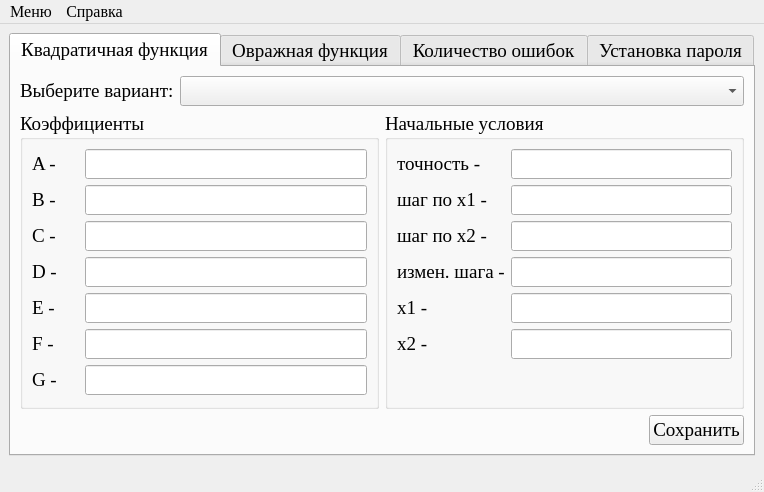
<?xml version="1.0" encoding="UTF-8"?>
<ui version="4.0">
 <class>MainWindow</class>
 <widget class="QMainWindow" name="MainWindow">
  <property name="geometry">
   <rect>
    <x>0</x>
    <y>0</y>
    <width>764</width>
    <height>473</height>
   </rect>
  </property>
  <property name="maximumSize">
   <size>
    <width>16777215</width>
    <height>500</height>
   </size>
  </property>
  <property name="font">
   <font>
    <family>Times New Roman</family>
    <pointsize>14</pointsize>
   </font>
  </property>
  <property name="windowTitle">
   <string>Методы оптимизации 2010 - задание вариантов</string>
  </property>
  <property name="windowIcon">
   <iconset resource="data.qrc">
    <normaloff>:/icon/icon.bmp</normaloff>:/icon/icon.bmp</iconset>
  </property>
  <widget class="QWidget" name="centralwidget">
   <layout class="QGridLayout" name="gridLayout">
    <item row="0" column="0">
     <widget class="QTabWidget" name="tabWidget">
      <property name="currentIndex">
       <number>0</number>
      </property>
      <widget class="QWidget" name="quadFunction">
       <attribute name="title">
        <string>Квадратичная функция</string>
       </attribute>
       <layout class="QGridLayout" name="gridLayout_8">
        <item row="0" column="0">
         <layout class="QGridLayout" name="gridLayout_7">
          <item row="0" column="0" colspan="2">
           <layout class="QHBoxLayout" name="horizontalLayout" stretch="0,1">
            <item>
             <widget class="QLabel" name="label">
              <property name="text">
               <string>Выберите вариант:</string>
              </property>
             </widget>
            </item>
            <item>
             <widget class="QComboBox" name="comboBox"/>
            </item>
           </layout>
          </item>
          <item row="1" column="0">
           <widget class="QGroupBox" name="quadKoef">
            <property name="title">
             <string>Коэффициенты</string>
            </property>
            <layout class="QGridLayout" name="gridLayout_4">
             <item row="0" column="0">
              <layout class="QVBoxLayout" name="verticalLayout_3">
               <item>
                <layout class="QGridLayout" name="gridLayout_2" rowstretch="1,1,1,1,1,1,1" columnstretch="1,6">
                 <item row="0" column="0">
                  <widget class="QLabel" name="label_2">
                   <property name="text">
                    <string>A -</string>
                   </property>
                  </widget>
                 </item>
                 <item row="0" column="1">
                  <widget class="QLineEdit" name="a">
                   <property name="text">
                    <string/>
                   </property>
                  </widget>
                 </item>
                 <item row="1" column="0">
                  <widget class="QLabel" name="label_3">
                   <property name="text">
                    <string>B -</string>
                   </property>
                  </widget>
                 </item>
                 <item row="1" column="1">
                  <widget class="QLineEdit" name="b">
                   <property name="text">
                    <string/>
                   </property>
                  </widget>
                 </item>
                 <item row="2" column="0">
                  <widget class="QLabel" name="label_4">
                   <property name="text">
                    <string>C -</string>
                   </property>
                  </widget>
                 </item>
                 <item row="2" column="1">
                  <widget class="QLineEdit" name="c">
                   <property name="text">
                    <string/>
                   </property>
                  </widget>
                 </item>
                 <item row="3" column="0">
                  <widget class="QLabel" name="label_5">
                   <property name="text">
                    <string>D -</string>
                   </property>
                  </widget>
                 </item>
                 <item row="3" column="1">
                  <widget class="QLineEdit" name="d">
                   <property name="text">
                    <string/>
                   </property>
                  </widget>
                 </item>
                 <item row="4" column="0">
                  <widget class="QLabel" name="label_6">
                   <property name="text">
                    <string>E -</string>
                   </property>
                  </widget>
                 </item>
                 <item row="4" column="1">
                  <widget class="QLineEdit" name="e">
                   <property name="text">
                    <string/>
                   </property>
                  </widget>
                 </item>
                 <item row="5" column="0">
                  <widget class="QLabel" name="label_7">
                   <property name="text">
                    <string>F -</string>
                   </property>
                  </widget>
                 </item>
                 <item row="5" column="1">
                  <widget class="QLineEdit" name="f">
                   <property name="text">
                    <string/>
                   </property>
                  </widget>
                 </item>
                 <item row="6" column="0">
                  <widget class="QLabel" name="label_8">
                   <property name="text">
                    <string>G -</string>
                   </property>
                  </widget>
                 </item>
                 <item row="6" column="1">
                  <widget class="QLineEdit" name="g">
                   <property name="text">
                    <string/>
                   </property>
                  </widget>
                 </item>
                </layout>
               </item>
               <item>
                <spacer name="verticalSpacer_3">
                 <property name="orientation">
                  <enum>Qt::Vertical</enum>
                 </property>
                 <property name="sizeHint" stdset="0">
                  <size>
                   <width>20</width>
                   <height>40</height>
                  </size>
                 </property>
                </spacer>
               </item>
              </layout>
             </item>
            </layout>
           </widget>
          </item>
          <item row="1" column="1">
           <widget class="QGroupBox" name="quadSimpleCon">
            <property name="title">
             <string>Начальные условия</string>
            </property>
            <layout class="QGridLayout" name="gridLayout_6">
             <item row="0" column="0">
              <layout class="QVBoxLayout" name="verticalLayout_4">
               <item>
                <layout class="QGridLayout" name="gridLayout_5" rowstretch="1,1,1,1,1,1" columnstretch="1,5">
                 <item row="0" column="0">
                  <widget class="QLabel" name="label_9">
                   <property name="text">
                    <string>точность -</string>
                   </property>
                  </widget>
                 </item>
                 <item row="0" column="1">
                  <widget class="QLineEdit" name="accuracy">
                   <property name="text">
                    <string/>
                   </property>
                  </widget>
                 </item>
                 <item row="1" column="0">
                  <widget class="QLabel" name="label_10">
                   <property name="text">
                    <string>шаг по х1 -</string>
                   </property>
                  </widget>
                 </item>
                 <item row="1" column="1">
                  <widget class="QLineEdit" name="stepx1">
                   <property name="text">
                    <string/>
                   </property>
                  </widget>
                 </item>
                 <item row="2" column="0">
                  <widget class="QLabel" name="label_11">
                   <property name="text">
                    <string>шаг по х2 -</string>
                   </property>
                  </widget>
                 </item>
                 <item row="2" column="1">
                  <widget class="QLineEdit" name="stepx2">
                   <property name="text">
                    <string/>
                   </property>
                  </widget>
                 </item>
                 <item row="3" column="0">
                  <widget class="QLabel" name="label_12">
                   <property name="text">
                    <string>измен. шага -</string>
                   </property>
                  </widget>
                 </item>
                 <item row="3" column="1">
                  <widget class="QLineEdit" name="stepChange">
                   <property name="text">
                    <string/>
                   </property>
                  </widget>
                 </item>
                 <item row="4" column="0">
                  <widget class="QLabel" name="label_13">
                   <property name="text">
                    <string>х1 -</string>
                   </property>
                  </widget>
                 </item>
                 <item row="4" column="1">
                  <widget class="QLineEdit" name="x1">
                   <property name="text">
                    <string/>
                   </property>
                  </widget>
                 </item>
                 <item row="5" column="0">
                  <widget class="QLabel" name="label_14">
                   <property name="text">
                    <string>х2 -</string>
                   </property>
                  </widget>
                 </item>
                 <item row="5" column="1">
                  <widget class="QLineEdit" name="x2">
                   <property name="text">
                    <string/>
                   </property>
                  </widget>
                 </item>
                </layout>
               </item>
               <item>
                <spacer name="verticalSpacer_4">
                 <property name="orientation">
                  <enum>Qt::Vertical</enum>
                 </property>
                 <property name="sizeHint" stdset="0">
                  <size>
                   <width>20</width>
                   <height>40</height>
                  </size>
                 </property>
                </spacer>
               </item>
              </layout>
             </item>
            </layout>
           </widget>
          </item>
          <item row="2" column="0" colspan="2">
           <layout class="QHBoxLayout" name="horizontalLayout_3">
            <item>
             <spacer name="horizontalSpacer">
              <property name="orientation">
               <enum>Qt::Horizontal</enum>
              </property>
              <property name="sizeHint" stdset="0">
               <size>
                <width>40</width>
                <height>20</height>
               </size>
              </property>
             </spacer>
            </item>
            <item>
             <widget class="QPushButton" name="save_button">
              <property name="text">
               <string>Сохранить</string>
              </property>
             </widget>
            </item>
           </layout>
          </item>
         </layout>
        </item>
       </layout>
      </widget>
      <widget class="QWidget" name="ravinFunction">
       <attribute name="title">
        <string>Овражная функция</string>
       </attribute>
       <layout class="QGridLayout" name="gridLayout_13">
        <item row="0" column="0">
         <layout class="QGridLayout" name="gridLayout_12">
          <item row="0" column="0" colspan="2">
           <layout class="QHBoxLayout" name="horizontalLayout_2" stretch="0,1">
            <item>
             <widget class="QLabel" name="label_15">
              <property name="text">
               <string>Выберите вариант:</string>
              </property>
             </widget>
            </item>
            <item>
             <widget class="QComboBox" name="comboBox_ravin"/>
            </item>
           </layout>
          </item>
          <item row="1" column="0">
           <widget class="QGroupBox" name="ravinKoef">
            <property name="title">
             <string>Коэффициенты</string>
            </property>
            <layout class="QGridLayout" name="gridLayout_9">
             <item row="0" column="0">
              <layout class="QVBoxLayout" name="verticalLayout">
               <item>
                <layout class="QGridLayout" name="gridLayout_3" columnstretch="1,6">
                 <item row="0" column="0">
                  <widget class="QLabel" name="label_22">
                   <property name="text">
                    <string>A -</string>
                   </property>
                  </widget>
                 </item>
                 <item row="0" column="1">
                  <widget class="QLineEdit" name="a_ravin">
                   <property name="text">
                    <string/>
                   </property>
                  </widget>
                 </item>
                 <item row="1" column="0">
                  <widget class="QLabel" name="label_23">
                   <property name="text">
                    <string>B -</string>
                   </property>
                  </widget>
                 </item>
                 <item row="1" column="1">
                  <widget class="QLineEdit" name="b_ravin">
                   <property name="text">
                    <string/>
                   </property>
                  </widget>
                 </item>
                </layout>
               </item>
               <item>
                <spacer name="verticalSpacer">
                 <property name="orientation">
                  <enum>Qt::Vertical</enum>
                 </property>
                 <property name="sizeHint" stdset="0">
                  <size>
                   <width>20</width>
                   <height>40</height>
                  </size>
                 </property>
                </spacer>
               </item>
              </layout>
             </item>
            </layout>
           </widget>
          </item>
          <item row="1" column="1">
           <widget class="QGroupBox" name="ravinSimpleCon">
            <property name="title">
             <string>Начальные условия</string>
            </property>
            <layout class="QGridLayout" name="gridLayout_11">
             <item row="0" column="0">
              <layout class="QVBoxLayout" name="verticalLayout_2">
               <item>
                <layout class="QGridLayout" name="gridLayout_10" columnstretch="1,5">
                 <item row="0" column="0">
                  <widget class="QLabel" name="label_16">
                   <property name="text">
                    <string>точность -</string>
                   </property>
                  </widget>
                 </item>
                 <item row="0" column="1">
                  <widget class="QLineEdit" name="accuracy_ravin">
                   <property name="text">
                    <string/>
                   </property>
                  </widget>
                 </item>
                 <item row="1" column="0">
                  <widget class="QLabel" name="label_17">
                   <property name="text">
                    <string>шаг по х1 -</string>
                   </property>
                  </widget>
                 </item>
                 <item row="1" column="1">
                  <widget class="QLineEdit" name="stepx1_ravin">
                   <property name="text">
                    <string/>
                   </property>
                  </widget>
                 </item>
                 <item row="2" column="0">
                  <widget class="QLabel" name="label_18">
                   <property name="text">
                    <string>шаг по х2 -</string>
                   </property>
                  </widget>
                 </item>
                 <item row="2" column="1">
                  <widget class="QLineEdit" name="stepx2_ravin">
                   <property name="text">
                    <string/>
                   </property>
                  </widget>
                 </item>
                 <item row="3" column="0">
                  <widget class="QLabel" name="label_19">
                   <property name="text">
                    <string>измен. шага -</string>
                   </property>
                  </widget>
                 </item>
                 <item row="3" column="1">
                  <widget class="QLineEdit" name="stepChange_ravin">
                   <property name="text">
                    <string/>
                   </property>
                  </widget>
                 </item>
                 <item row="4" column="0">
                  <widget class="QLabel" name="label_20">
                   <property name="text">
                    <string>х1 -</string>
                   </property>
                  </widget>
                 </item>
                 <item row="4" column="1">
                  <widget class="QLineEdit" name="x1_ravin">
                   <property name="text">
                    <string/>
                   </property>
                  </widget>
                 </item>
                 <item row="5" column="0">
                  <widget class="QLabel" name="label_21">
                   <property name="text">
                    <string>х2 -</string>
                   </property>
                  </widget>
                 </item>
                 <item row="5" column="1">
                  <widget class="QLineEdit" name="x2_ravin">
                   <property name="text">
                    <string/>
                   </property>
                  </widget>
                 </item>
                </layout>
               </item>
               <item>
                <spacer name="verticalSpacer_2">
                 <property name="orientation">
                  <enum>Qt::Vertical</enum>
                 </property>
                 <property name="sizeHint" stdset="0">
                  <size>
                   <width>20</width>
                   <height>17</height>
                  </size>
                 </property>
                </spacer>
               </item>
              </layout>
             </item>
            </layout>
           </widget>
          </item>
          <item row="2" column="0" colspan="2">
           <layout class="QHBoxLayout" name="horizontalLayout_4">
            <item>
             <spacer name="horizontalSpacer_2">
              <property name="orientation">
               <enum>Qt::Horizontal</enum>
              </property>
              <property name="sizeHint" stdset="0">
               <size>
                <width>40</width>
                <height>20</height>
               </size>
              </property>
             </spacer>
            </item>
            <item>
             <widget class="QPushButton" name="save_button_ravin">
              <property name="text">
               <string>Сохранить</string>
              </property>
             </widget>
            </item>
           </layout>
          </item>
         </layout>
        </item>
       </layout>
      </widget>
      <widget class="QWidget" name="maxError">
       <attribute name="title">
        <string>Количество ошибок</string>
       </attribute>
       <layout class="QGridLayout" name="gridLayout_14">
        <item row="0" column="0">
         <layout class="QVBoxLayout" name="verticalLayout_5">
          <item>
           <layout class="QFormLayout" name="formLayout">
            <item row="0" column="0">
             <widget class="QLabel" name="label_24">
              <property name="text">
               <string>Покоординатный спуск с дискретным шагом</string>
              </property>
             </widget>
            </item>
            <item row="0" column="1">
             <widget class="QLineEdit" name="CWdescent_fix"/>
            </item>
            <item row="1" column="0">
             <widget class="QLabel" name="label_25">
              <property name="text">
               <string>Покоординатный спуск с мин. по направлению</string>
              </property>
             </widget>
            </item>
            <item row="1" column="1">
             <widget class="QLineEdit" name="CWdescent_md"/>
            </item>
            <item row="2" column="0">
             <widget class="QLabel" name="label_26">
              <property name="text">
               <string>Наискорейший спуск</string>
              </property>
             </widget>
            </item>
            <item row="2" column="1">
             <widget class="QLineEdit" name="FasterDescent"/>
            </item>
            <item row="3" column="0">
             <widget class="QLabel" name="label_27">
              <property name="text">
               <string>Метод Хука-Дживса</string>
              </property>
             </widget>
            </item>
            <item row="3" column="1">
             <widget class="QLineEdit" name="HuGi"/>
            </item>
            <item row="4" column="0">
             <widget class="QLabel" name="label_28">
              <property name="text">
               <string>Метод Нелдера-Мида</string>
              </property>
             </widget>
            </item>
            <item row="4" column="1">
             <widget class="QLineEdit" name="NeMi"/>
            </item>
            <item row="5" column="0">
             <widget class="QLabel" name="label_29">
              <property name="text">
               <string>Метод Ньютона</string>
              </property>
             </widget>
            </item>
            <item row="5" column="1">
             <widget class="QLineEdit" name="NotWen"/>
            </item>
           </layout>
          </item>
          <item>
           <spacer name="verticalSpacer_5">
            <property name="orientation">
             <enum>Qt::Vertical</enum>
            </property>
            <property name="sizeHint" stdset="0">
             <size>
              <width>20</width>
              <height>40</height>
             </size>
            </property>
           </spacer>
          </item>
          <item>
           <layout class="QHBoxLayout" name="horizontalLayout_5">
            <item>
             <spacer name="horizontalSpacer_3">
              <property name="orientation">
               <enum>Qt::Horizontal</enum>
              </property>
              <property name="sizeHint" stdset="0">
               <size>
                <width>40</width>
                <height>20</height>
               </size>
              </property>
             </spacer>
            </item>
            <item>
             <widget class="QPushButton" name="save_button_err">
              <property name="text">
               <string>Сохранить</string>
              </property>
             </widget>
            </item>
           </layout>
          </item>
         </layout>
        </item>
       </layout>
      </widget>
      <widget class="QWidget" name="setPassword">
       <attribute name="title">
        <string>Установка пароля</string>
       </attribute>
       <layout class="QGridLayout" name="gridLayout_15">
        <item row="0" column="0">
         <layout class="QFormLayout" name="formLayout_2">
          <item row="0" column="0">
           <widget class="QLabel" name="label_30">
            <property name="text">
             <string>Введите старый пароль</string>
            </property>
           </widget>
          </item>
          <item row="0" column="1">
           <widget class="QLineEdit" name="oldPass"/>
          </item>
          <item row="1" column="0">
           <widget class="QLabel" name="label_31">
            <property name="text">
             <string>Введите новый пароль</string>
            </property>
           </widget>
          </item>
          <item row="1" column="1">
           <widget class="QLineEdit" name="newPass"/>
          </item>
          <item row="2" column="0">
           <widget class="QLabel" name="label_32">
            <property name="text">
             <string>Подтвердите новый пароль</string>
            </property>
           </widget>
          </item>
          <item row="2" column="1">
           <widget class="QLineEdit" name="newPassRep"/>
          </item>
         </layout>
        </item>
        <item row="1" column="0">
         <spacer name="verticalSpacer_6">
          <property name="orientation">
           <enum>Qt::Vertical</enum>
          </property>
          <property name="sizeHint" stdset="0">
           <size>
            <width>20</width>
            <height>210</height>
           </size>
          </property>
         </spacer>
        </item>
        <item row="2" column="0">
         <layout class="QHBoxLayout" name="horizontalLayout_6">
          <item>
           <spacer name="horizontalSpacer_4">
            <property name="orientation">
             <enum>Qt::Horizontal</enum>
            </property>
            <property name="sizeHint" stdset="0">
             <size>
              <width>40</width>
              <height>20</height>
             </size>
            </property>
           </spacer>
          </item>
          <item>
           <widget class="QPushButton" name="save_button_pass">
            <property name="text">
             <string>Сохранить</string>
            </property>
           </widget>
          </item>
         </layout>
        </item>
       </layout>
      </widget>
     </widget>
    </item>
   </layout>
  </widget>
  <widget class="QMenuBar" name="menubar">
   <property name="geometry">
    <rect>
     <x>0</x>
     <y>0</y>
     <width>764</width>
     <height>26</height>
    </rect>
   </property>
   <property name="font">
    <font>
     <family>Times New Roman</family>
     <pointsize>12</pointsize>
    </font>
   </property>
   <widget class="QMenu" name="menu">
    <property name="title">
     <string>Меню</string>
    </property>
    <addaction name="exit"/>
   </widget>
   <widget class="QMenu" name="info">
    <property name="title">
     <string>Справка</string>
    </property>
    <addaction name="help"/>
    <addaction name="separator"/>
    <addaction name="about_prog"/>
   </widget>
   <addaction name="menu"/>
   <addaction name="info"/>
  </widget>
  <widget class="QStatusBar" name="statusbar">
   <property name="font">
    <font>
     <family>Times New Roman</family>
     <pointsize>14</pointsize>
    </font>
   </property>
  </widget>
  <action name="help">
   <property name="text">
    <string>Справка</string>
   </property>
   <property name="shortcut">
    <string>F1</string>
   </property>
  </action>
  <action name="about_prog">
   <property name="text">
    <string>О программе...</string>
   </property>
  </action>
  <action name="exit">
   <property name="text">
    <string>Выход</string>
   </property>
  </action>
 </widget>
 <tabstops>
  <tabstop>tabWidget</tabstop>
  <tabstop>comboBox</tabstop>
  <tabstop>a</tabstop>
  <tabstop>b</tabstop>
  <tabstop>c</tabstop>
  <tabstop>d</tabstop>
  <tabstop>e</tabstop>
  <tabstop>f</tabstop>
  <tabstop>g</tabstop>
  <tabstop>accuracy</tabstop>
  <tabstop>stepx1</tabstop>
  <tabstop>stepx2</tabstop>
  <tabstop>stepChange</tabstop>
  <tabstop>x1</tabstop>
  <tabstop>x2</tabstop>
  <tabstop>save_button</tabstop>
  <tabstop>comboBox_ravin</tabstop>
  <tabstop>a_ravin</tabstop>
  <tabstop>b_ravin</tabstop>
  <tabstop>accuracy_ravin</tabstop>
  <tabstop>stepx1_ravin</tabstop>
  <tabstop>stepx2_ravin</tabstop>
  <tabstop>stepChange_ravin</tabstop>
  <tabstop>x1_ravin</tabstop>
  <tabstop>x2_ravin</tabstop>
  <tabstop>save_button_ravin</tabstop>
 </tabstops>
 <resources>
  <include location="data.qrc"/>
 </resources>
 <connections>
  <connection>
   <sender>exit</sender>
   <signal>activated()</signal>
   <receiver>MainWindow</receiver>
   <slot>close()</slot>
   <hints>
    <hint type="sourcelabel">
     <x>-1</x>
     <y>-1</y>
    </hint>
    <hint type="destinationlabel">
     <x>224</x>
     <y>84</y>
    </hint>
   </hints>
  </connection>
 </connections>
</ui>
